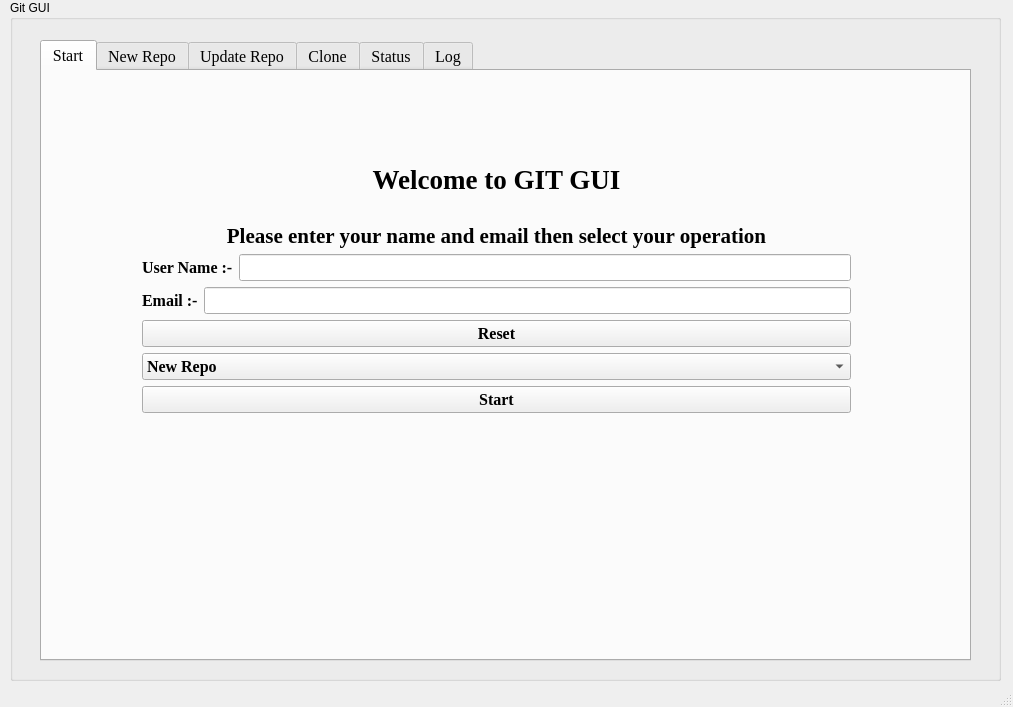
<?xml version="1.0" encoding="UTF-8"?>
<ui version="4.0">
 <class>MainWindow</class>
 <widget class="QMainWindow" name="MainWindow">
  <property name="geometry">
   <rect>
    <x>0</x>
    <y>0</y>
    <width>1013</width>
    <height>707</height>
   </rect>
  </property>
  <property name="windowTitle">
   <string>MainWindow</string>
  </property>
  <widget class="QWidget" name="centralwidget">
   <widget class="QGroupBox" name="groupBox">
    <property name="geometry">
     <rect>
      <x>10</x>
      <y>0</y>
      <width>991</width>
      <height>681</height>
     </rect>
    </property>
    <property name="title">
     <string>Git GUI</string>
    </property>
    <widget class="QTabWidget" name="tabWidget">
     <property name="geometry">
      <rect>
       <x>30</x>
       <y>40</y>
       <width>931</width>
       <height>621</height>
      </rect>
     </property>
     <property name="font">
      <font>
       <family>Times New Roman</family>
       <pointsize>12</pointsize>
      </font>
     </property>
     <property name="cursor">
      <cursorShape>ArrowCursor</cursorShape>
     </property>
     <property name="styleSheet">
      <string notr="true"/>
     </property>
     <property name="currentIndex">
      <number>0</number>
     </property>
     <widget class="QWidget" name="tab">
      <attribute name="title">
       <string>Start</string>
      </attribute>
      <widget class="QLabel" name="label_2">
       <property name="geometry">
        <rect>
         <x>260</x>
         <y>350</y>
         <width>400</width>
         <height>225</height>
        </rect>
       </property>
       <property name="text">
        <string/>
       </property>
      </widget>
      <widget class="QWidget" name="layoutWidget">
       <property name="geometry">
        <rect>
         <x>100</x>
         <y>70</y>
         <width>709</width>
         <height>272</height>
        </rect>
       </property>
       <layout class="QVBoxLayout" name="verticalLayout_3">
        <item>
         <widget class="QLabel" name="label_3">
          <property name="font">
           <font>
            <family>Times New Roman</family>
            <pointsize>20</pointsize>
           </font>
          </property>
          <property name="styleSheet">
           <string notr="true"/>
          </property>
          <property name="text">
           <string>&lt;html&gt;&lt;head/&gt;&lt;body&gt;&lt;p align=&quot;center&quot;&gt;&lt;span style=&quot; font-weight:700;&quot;&gt;Welcome to GIT GUI&lt;/span&gt;&lt;/p&gt;&lt;/body&gt;&lt;/html&gt;</string>
          </property>
         </widget>
        </item>
        <item>
         <layout class="QVBoxLayout" name="verticalLayout_2">
          <item>
           <widget class="QLabel" name="label">
            <property name="font">
             <font>
              <family>Times New Roman</family>
              <pointsize>13</pointsize>
             </font>
            </property>
            <property name="styleSheet">
             <string notr="true"/>
            </property>
            <property name="text">
             <string>&lt;html&gt;&lt;head/&gt;&lt;body&gt;&lt;p align=&quot;center&quot;&gt;&lt;span style=&quot; font-size:16pt; font-weight:700;&quot;&gt;Please enter your name and email then select your operation&lt;/span&gt;&lt;/p&gt;&lt;/body&gt;&lt;/html&gt;</string>
            </property>
           </widget>
          </item>
          <item>
           <layout class="QVBoxLayout" name="verticalLayout_38">
            <item>
             <layout class="QHBoxLayout" name="horizontalLayout_28">
              <item>
               <widget class="QLabel" name="label_13">
                <property name="font">
                 <font>
                  <family>Times New Roman</family>
                  <pointsize>12</pointsize>
                  <bold>true</bold>
                 </font>
                </property>
                <property name="text">
                 <string>User Name :-</string>
                </property>
               </widget>
              </item>
              <item>
               <widget class="QLineEdit" name="lineEdit_9">
                <property name="enabled">
                 <bool>true</bool>
                </property>
                <property name="font">
                 <font>
                  <family>Times New Roman</family>
                  <pointsize>12</pointsize>
                 </font>
                </property>
               </widget>
              </item>
             </layout>
            </item>
            <item>
             <layout class="QHBoxLayout" name="horizontalLayout_29">
              <item>
               <widget class="QLabel" name="label_15">
                <property name="font">
                 <font>
                  <family>Times New Roman</family>
                  <pointsize>12</pointsize>
                  <bold>true</bold>
                 </font>
                </property>
                <property name="text">
                 <string>Email :-</string>
                </property>
               </widget>
              </item>
              <item>
               <widget class="QLineEdit" name="lineEdit_10">
                <property name="enabled">
                 <bool>true</bool>
                </property>
                <property name="font">
                 <font>
                  <family>Times New Roman</family>
                  <pointsize>12</pointsize>
                 </font>
                </property>
               </widget>
              </item>
             </layout>
            </item>
           </layout>
          </item>
          <item>
           <layout class="QVBoxLayout" name="verticalLayout">
            <item>
             <widget class="QPushButton" name="ResetButton">
              <property name="font">
               <font>
                <family>Times New Roman</family>
                <pointsize>12</pointsize>
                <bold>true</bold>
               </font>
              </property>
              <property name="cursor">
               <cursorShape>PointingHandCursor</cursorShape>
              </property>
              <property name="text">
               <string>Reset</string>
              </property>
             </widget>
            </item>
            <item>
             <widget class="QComboBox" name="comboBox">
              <property name="font">
               <font>
                <family>Times New Roman</family>
                <pointsize>12</pointsize>
                <bold>true</bold>
               </font>
              </property>
              <property name="cursor">
               <cursorShape>PointingHandCursor</cursorShape>
              </property>
              <item>
               <property name="text">
                <string>New Repo</string>
               </property>
              </item>
              <item>
               <property name="text">
                <string>Update Repo</string>
               </property>
              </item>
              <item>
               <property name="text">
                <string>Clone</string>
               </property>
              </item>
              <item>
               <property name="text">
                <string>Status</string>
               </property>
              </item>
              <item>
               <property name="text">
                <string>Log</string>
               </property>
              </item>
             </widget>
            </item>
            <item>
             <widget class="QPushButton" name="Start">
              <property name="font">
               <font>
                <family>Times New Roman</family>
                <pointsize>12</pointsize>
                <bold>true</bold>
               </font>
              </property>
              <property name="cursor">
               <cursorShape>PointingHandCursor</cursorShape>
              </property>
              <property name="styleSheet">
               <string notr="true"/>
              </property>
              <property name="text">
               <string>Start</string>
              </property>
             </widget>
            </item>
           </layout>
          </item>
         </layout>
        </item>
       </layout>
      </widget>
      <zorder>layoutWidget</zorder>
      <zorder>label_2</zorder>
     </widget>
     <widget class="QWidget" name="tab_2">
      <attribute name="title">
       <string>New Repo</string>
      </attribute>
      <widget class="QWidget" name="layoutWidget_2">
       <property name="geometry">
        <rect>
         <x>20</x>
         <y>270</y>
         <width>901</width>
         <height>281</height>
        </rect>
       </property>
       <layout class="QHBoxLayout" name="horizontalLayout_6">
        <item>
         <layout class="QVBoxLayout" name="verticalLayout_9">
          <item>
           <layout class="QVBoxLayout" name="verticalLayout_7">
            <item>
             <widget class="QLabel" name="label_8">
              <property name="font">
               <font>
                <family>Times New Roman</family>
                <pointsize>12</pointsize>
                <bold>true</bold>
               </font>
              </property>
              <property name="styleSheet">
               <string notr="true">background-color: rgb(170, 170, 0);</string>
              </property>
              <property name="text">
               <string>&lt;html&gt;&lt;head/&gt;&lt;body&gt;&lt;p align=&quot;center&quot;&gt;Output&lt;/p&gt;&lt;/body&gt;&lt;/html&gt;</string>
              </property>
             </widget>
            </item>
            <item>
             <widget class="QTextEdit" name="textEdit"/>
            </item>
           </layout>
          </item>
          <item>
           <widget class="QPushButton" name="ClearOutput">
            <property name="font">
             <font>
              <family>Times New Roman</family>
              <pointsize>12</pointsize>
              <bold>true</bold>
             </font>
            </property>
            <property name="cursor">
             <cursorShape>PointingHandCursor</cursorShape>
            </property>
            <property name="styleSheet">
             <string notr="true">background-color: rgb(170, 170, 0);</string>
            </property>
            <property name="text">
             <string>Clear Output</string>
            </property>
           </widget>
          </item>
         </layout>
        </item>
        <item>
         <layout class="QVBoxLayout" name="verticalLayout_10"/>
        </item>
       </layout>
      </widget>
      <widget class="QWidget" name="layoutWidget_3">
       <property name="geometry">
        <rect>
         <x>20</x>
         <y>20</y>
         <width>901</width>
         <height>240</height>
        </rect>
       </property>
       <layout class="QVBoxLayout" name="verticalLayout_6">
        <item>
         <layout class="QHBoxLayout" name="horizontalLayout_5">
          <item>
           <widget class="QLabel" name="label_7">
            <property name="font">
             <font>
              <family>Times New Roman</family>
              <pointsize>12</pointsize>
              <bold>true</bold>
             </font>
            </property>
            <property name="text">
             <string>Path:- </string>
            </property>
           </widget>
          </item>
          <item>
           <widget class="QLineEdit" name="lineEdit_4">
            <property name="enabled">
             <bool>true</bool>
            </property>
            <property name="font">
             <font>
              <family>Times New Roman</family>
              <pointsize>12</pointsize>
             </font>
            </property>
           </widget>
          </item>
         </layout>
        </item>
        <item>
         <layout class="QVBoxLayout" name="verticalLayout_5">
          <item>
           <layout class="QVBoxLayout" name="verticalLayout_4">
            <item>
             <layout class="QHBoxLayout" name="horizontalLayout">
              <item>
               <widget class="QLabel" name="label_4">
                <property name="font">
                 <font>
                  <family>Times New Roman</family>
                  <pointsize>12</pointsize>
                  <bold>true</bold>
                 </font>
                </property>
                <property name="text">
                 <string>Repo URL:- </string>
                </property>
               </widget>
              </item>
              <item>
               <widget class="QLineEdit" name="lineEdit">
                <property name="enabled">
                 <bool>true</bool>
                </property>
                <property name="font">
                 <font>
                  <family>Times New Roman</family>
                  <pointsize>12</pointsize>
                 </font>
                </property>
               </widget>
              </item>
             </layout>
            </item>
            <item>
             <layout class="QHBoxLayout" name="horizontalLayout_2">
              <item>
               <widget class="QLabel" name="label_5">
                <property name="font">
                 <font>
                  <family>Times New Roman</family>
                  <pointsize>12</pointsize>
                  <bold>true</bold>
                 </font>
                </property>
                <property name="text">
                 <string>Comment:-</string>
                </property>
               </widget>
              </item>
              <item>
               <widget class="QLineEdit" name="lineEdit_2">
                <property name="font">
                 <font>
                  <family>Times New Roman</family>
                  <pointsize>12</pointsize>
                 </font>
                </property>
               </widget>
              </item>
             </layout>
            </item>
            <item>
             <layout class="QHBoxLayout" name="horizontalLayout_3">
              <item>
               <layout class="QHBoxLayout" name="horizontalLayout_17"/>
              </item>
             </layout>
            </item>
           </layout>
          </item>
          <item>
           <layout class="QHBoxLayout" name="horizontalLayout_4">
            <item>
             <widget class="QPushButton" name="Push">
              <property name="font">
               <font>
                <family>Times New Roman</family>
                <pointsize>12</pointsize>
                <bold>true</bold>
               </font>
              </property>
              <property name="cursor">
               <cursorShape>PointingHandCursor</cursorShape>
              </property>
              <property name="styleSheet">
               <string notr="true">background-color: rgb(170, 170, 0);</string>
              </property>
              <property name="text">
               <string>Push</string>
              </property>
             </widget>
            </item>
            <item>
             <widget class="QPushButton" name="Back">
              <property name="font">
               <font>
                <family>Times New Roman</family>
                <pointsize>12</pointsize>
                <bold>true</bold>
               </font>
              </property>
              <property name="cursor">
               <cursorShape>PointingHandCursor</cursorShape>
              </property>
              <property name="text">
               <string>Back</string>
              </property>
             </widget>
            </item>
           </layout>
          </item>
         </layout>
        </item>
       </layout>
      </widget>
     </widget>
     <widget class="QWidget" name="tab_3">
      <attribute name="title">
       <string>Update Repo</string>
      </attribute>
      <widget class="QWidget" name="layoutWidget_4">
       <property name="geometry">
        <rect>
         <x>20</x>
         <y>270</y>
         <width>901</width>
         <height>281</height>
        </rect>
       </property>
       <layout class="QHBoxLayout" name="horizontalLayout_7">
        <item>
         <layout class="QVBoxLayout" name="verticalLayout_11">
          <item>
           <layout class="QVBoxLayout" name="verticalLayout_12">
            <item>
             <widget class="QLabel" name="label_10">
              <property name="font">
               <font>
                <family>Times New Roman</family>
                <pointsize>12</pointsize>
                <bold>true</bold>
               </font>
              </property>
              <property name="styleSheet">
               <string notr="true">background-color: rgb(170, 170, 0);</string>
              </property>
              <property name="text">
               <string>&lt;html&gt;&lt;head/&gt;&lt;body&gt;&lt;p align=&quot;center&quot;&gt;Output&lt;/p&gt;&lt;/body&gt;&lt;/html&gt;</string>
              </property>
             </widget>
            </item>
            <item>
             <widget class="QTextEdit" name="textEdit_3"/>
            </item>
           </layout>
          </item>
          <item>
           <widget class="QPushButton" name="ClearOutput_2">
            <property name="font">
             <font>
              <family>Times New Roman</family>
              <pointsize>12</pointsize>
              <bold>true</bold>
             </font>
            </property>
            <property name="cursor">
             <cursorShape>PointingHandCursor</cursorShape>
            </property>
            <property name="styleSheet">
             <string notr="true">background-color: rgb(170, 170, 0);</string>
            </property>
            <property name="text">
             <string>Clear Output</string>
            </property>
           </widget>
          </item>
         </layout>
        </item>
       </layout>
      </widget>
      <widget class="QWidget" name="layoutWidget_5">
       <property name="geometry">
        <rect>
         <x>20</x>
         <y>20</y>
         <width>901</width>
         <height>241</height>
        </rect>
       </property>
       <layout class="QVBoxLayout" name="verticalLayout_41">
        <item>
         <layout class="QHBoxLayout" name="horizontalLayout_33">
          <item>
           <widget class="QLabel" name="label_6">
            <property name="font">
             <font>
              <family>Times New Roman</family>
              <pointsize>12</pointsize>
              <bold>true</bold>
             </font>
            </property>
            <property name="text">
             <string>Path:-</string>
            </property>
           </widget>
          </item>
          <item>
           <widget class="QLineEdit" name="lineEdit_3">
            <property name="enabled">
             <bool>true</bool>
            </property>
            <property name="font">
             <font>
              <family>Times New Roman</family>
              <pointsize>12</pointsize>
             </font>
            </property>
           </widget>
          </item>
         </layout>
        </item>
        <item>
         <layout class="QVBoxLayout" name="verticalLayout_15">
          <item>
           <layout class="QHBoxLayout" name="horizontalLayout_8"/>
          </item>
          <item>
           <layout class="QVBoxLayout" name="verticalLayout_16">
            <item>
             <layout class="QVBoxLayout" name="verticalLayout_17">
              <item>
               <layout class="QHBoxLayout" name="horizontalLayout_9"/>
              </item>
              <item>
               <layout class="QHBoxLayout" name="horizontalLayout_10">
                <item>
                 <widget class="QLabel" name="label_14">
                  <property name="font">
                   <font>
                    <family>Times New Roman</family>
                    <pointsize>12</pointsize>
                    <bold>true</bold>
                   </font>
                  </property>
                  <property name="text">
                   <string>Comment:-</string>
                  </property>
                 </widget>
                </item>
                <item>
                 <widget class="QLineEdit" name="lineEdit_6">
                  <property name="font">
                   <font>
                    <family>Times New Roman</family>
                    <pointsize>12</pointsize>
                   </font>
                  </property>
                 </widget>
                </item>
               </layout>
              </item>
              <item>
               <layout class="QHBoxLayout" name="horizontalLayout_11">
                <item>
                 <layout class="QHBoxLayout" name="horizontalLayout_18"/>
                </item>
               </layout>
              </item>
             </layout>
            </item>
            <item>
             <layout class="QHBoxLayout" name="horizontalLayout_12">
              <item>
               <widget class="QPushButton" name="Update">
                <property name="font">
                 <font>
                  <family>Times New Roman</family>
                  <pointsize>12</pointsize>
                  <bold>true</bold>
                 </font>
                </property>
                <property name="cursor">
                 <cursorShape>PointingHandCursor</cursorShape>
                </property>
                <property name="styleSheet">
                 <string notr="true">background-color: rgb(170, 170, 0);</string>
                </property>
                <property name="text">
                 <string>Update</string>
                </property>
               </widget>
              </item>
              <item>
               <widget class="QPushButton" name="Back_2">
                <property name="font">
                 <font>
                  <family>Times New Roman</family>
                  <pointsize>12</pointsize>
                  <bold>true</bold>
                 </font>
                </property>
                <property name="cursor">
                 <cursorShape>PointingHandCursor</cursorShape>
                </property>
                <property name="text">
                 <string>Back</string>
                </property>
               </widget>
              </item>
             </layout>
            </item>
           </layout>
          </item>
         </layout>
        </item>
       </layout>
      </widget>
     </widget>
     <widget class="QWidget" name="tab_5">
      <attribute name="title">
       <string>Clone</string>
      </attribute>
      <widget class="QWidget" name="layoutWidget_6">
       <property name="geometry">
        <rect>
         <x>20</x>
         <y>20</y>
         <width>901</width>
         <height>240</height>
        </rect>
       </property>
       <layout class="QVBoxLayout" name="verticalLayout_31">
        <item>
         <layout class="QHBoxLayout" name="horizontalLayout_20">
          <item>
           <widget class="QLabel" name="label_22">
            <property name="font">
             <font>
              <family>Times New Roman</family>
              <pointsize>12</pointsize>
              <bold>true</bold>
             </font>
            </property>
            <property name="text">
             <string>Path:- </string>
            </property>
           </widget>
          </item>
          <item>
           <widget class="QLineEdit" name="lineEdit_7">
            <property name="enabled">
             <bool>true</bool>
            </property>
            <property name="font">
             <font>
              <family>Times New Roman</family>
              <pointsize>12</pointsize>
             </font>
            </property>
           </widget>
          </item>
         </layout>
        </item>
        <item>
         <layout class="QVBoxLayout" name="verticalLayout_32">
          <item>
           <layout class="QVBoxLayout" name="verticalLayout_33">
            <item>
             <layout class="QHBoxLayout" name="horizontalLayout_21">
              <item>
               <widget class="QLabel" name="label_23">
                <property name="font">
                 <font>
                  <family>Times New Roman</family>
                  <pointsize>12</pointsize>
                  <bold>true</bold>
                 </font>
                </property>
                <property name="text">
                 <string>Repo URL:- </string>
                </property>
               </widget>
              </item>
              <item>
               <widget class="QLineEdit" name="lineEdit_8">
                <property name="enabled">
                 <bool>true</bool>
                </property>
                <property name="font">
                 <font>
                  <family>Times New Roman</family>
                  <pointsize>12</pointsize>
                 </font>
                </property>
               </widget>
              </item>
             </layout>
            </item>
           </layout>
          </item>
          <item>
           <layout class="QHBoxLayout" name="horizontalLayout_25">
            <item>
             <widget class="QPushButton" name="Clone">
              <property name="font">
               <font>
                <family>Times New Roman</family>
                <pointsize>12</pointsize>
                <bold>true</bold>
               </font>
              </property>
              <property name="cursor">
               <cursorShape>PointingHandCursor</cursorShape>
              </property>
              <property name="styleSheet">
               <string notr="true">background-color: rgb(170, 170, 0);</string>
              </property>
              <property name="text">
               <string>Clone</string>
              </property>
             </widget>
            </item>
            <item>
             <widget class="QPushButton" name="Back_3">
              <property name="font">
               <font>
                <family>Times New Roman</family>
                <pointsize>12</pointsize>
                <bold>true</bold>
               </font>
              </property>
              <property name="cursor">
               <cursorShape>PointingHandCursor</cursorShape>
              </property>
              <property name="text">
               <string>Back</string>
              </property>
             </widget>
            </item>
           </layout>
          </item>
         </layout>
        </item>
       </layout>
      </widget>
      <widget class="QWidget" name="layoutWidget_7">
       <property name="geometry">
        <rect>
         <x>20</x>
         <y>270</y>
         <width>901</width>
         <height>281</height>
        </rect>
       </property>
       <layout class="QHBoxLayout" name="horizontalLayout_19">
        <item>
         <layout class="QVBoxLayout" name="verticalLayout_27">
          <item>
           <layout class="QVBoxLayout" name="verticalLayout_28">
            <item>
             <widget class="QLabel" name="label_20">
              <property name="font">
               <font>
                <family>Times New Roman</family>
                <pointsize>12</pointsize>
                <bold>true</bold>
               </font>
              </property>
              <property name="styleSheet">
               <string notr="true">background-color: rgb(170, 170, 0);</string>
              </property>
              <property name="text">
               <string>&lt;html&gt;&lt;head/&gt;&lt;body&gt;&lt;p align=&quot;center&quot;&gt;Output&lt;/p&gt;&lt;/body&gt;&lt;/html&gt;</string>
              </property>
             </widget>
            </item>
            <item>
             <widget class="QTextEdit" name="textEdit_5"/>
            </item>
           </layout>
          </item>
          <item>
           <widget class="QPushButton" name="ClearOutput_3">
            <property name="font">
             <font>
              <family>Times New Roman</family>
              <pointsize>12</pointsize>
              <bold>true</bold>
             </font>
            </property>
            <property name="cursor">
             <cursorShape>PointingHandCursor</cursorShape>
            </property>
            <property name="styleSheet">
             <string notr="true">background-color: rgb(170, 170, 0);</string>
            </property>
            <property name="text">
             <string>Clear Output</string>
            </property>
           </widget>
          </item>
         </layout>
        </item>
       </layout>
      </widget>
     </widget>
     <widget class="QWidget" name="tab_4">
      <attribute name="title">
       <string>Status</string>
      </attribute>
      <widget class="QWidget" name="layoutWidget_8">
       <property name="geometry">
        <rect>
         <x>11</x>
         <y>10</y>
         <width>911</width>
         <height>561</height>
        </rect>
       </property>
       <layout class="QHBoxLayout" name="horizontalLayout_16">
        <item>
         <layout class="QVBoxLayout" name="verticalLayout_34">
          <item>
           <layout class="QVBoxLayout" name="verticalLayout_25">
            <item>
             <layout class="QVBoxLayout" name="verticalLayout_22">
              <item>
               <layout class="QHBoxLayout" name="horizontalLayout_22">
                <item>
                 <widget class="QLabel" name="label_24">
                  <property name="font">
                   <font>
                    <family>Times New Roman</family>
                    <pointsize>12</pointsize>
                    <bold>true</bold>
                   </font>
                  </property>
                  <property name="text">
                   <string>Path:- </string>
                  </property>
                 </widget>
                </item>
                <item>
                 <widget class="QLineEdit" name="lineEdit_11">
                  <property name="enabled">
                   <bool>true</bool>
                  </property>
                  <property name="font">
                   <font>
                    <family>Times New Roman</family>
                    <pointsize>12</pointsize>
                   </font>
                  </property>
                 </widget>
                </item>
               </layout>
              </item>
              <item>
               <widget class="QLabel" name="label_18">
                <property name="font">
                 <font>
                  <family>Times New Roman</family>
                  <pointsize>12</pointsize>
                  <bold>true</bold>
                 </font>
                </property>
                <property name="styleSheet">
                 <string notr="true">background-color: rgb(0, 0, 255);</string>
                </property>
                <property name="text">
                 <string>&lt;html&gt;&lt;head/&gt;&lt;body&gt;&lt;p align=&quot;center&quot;&gt;&lt;span style=&quot; font-weight:700;&quot;&gt;Status&lt;/span&gt;&lt;/p&gt;&lt;/body&gt;&lt;/html&gt;</string>
                </property>
               </widget>
              </item>
              <item>
               <widget class="QTextEdit" name="textEdit_7">
                <property name="font">
                 <font>
                  <family>Times New Roman</family>
                  <pointsize>12</pointsize>
                 </font>
                </property>
               </widget>
              </item>
             </layout>
            </item>
            <item>
             <layout class="QHBoxLayout" name="horizontalLayout_15">
              <item>
               <widget class="QPushButton" name="GetStatus">
                <property name="font">
                 <font>
                  <family>Times New Roman</family>
                  <pointsize>12</pointsize>
                  <bold>true</bold>
                 </font>
                </property>
                <property name="cursor">
                 <cursorShape>PointingHandCursor</cursorShape>
                </property>
                <property name="styleSheet">
                 <string notr="true">background-color: rgb(0, 0, 255);</string>
                </property>
                <property name="text">
                 <string>Get Status</string>
                </property>
               </widget>
              </item>
              <item>
               <widget class="QPushButton" name="ClearStatus">
                <property name="font">
                 <font>
                  <family>Times New Roman</family>
                  <pointsize>12</pointsize>
                  <bold>true</bold>
                 </font>
                </property>
                <property name="cursor">
                 <cursorShape>PointingHandCursor</cursorShape>
                </property>
                <property name="styleSheet">
                 <string notr="true">background-color: rgb(170, 0, 0);</string>
                </property>
                <property name="text">
                 <string>Clear Status</string>
                </property>
               </widget>
              </item>
             </layout>
            </item>
           </layout>
          </item>
          <item>
           <widget class="QPushButton" name="Back_4">
            <property name="font">
             <font>
              <family>Times New Roman</family>
              <pointsize>12</pointsize>
              <bold>true</bold>
             </font>
            </property>
            <property name="cursor">
             <cursorShape>PointingHandCursor</cursorShape>
            </property>
            <property name="text">
             <string>Back</string>
            </property>
           </widget>
          </item>
         </layout>
        </item>
        <item>
         <layout class="QVBoxLayout" name="verticalLayout_36">
          <item>
           <layout class="QVBoxLayout" name="verticalLayout_35"/>
          </item>
         </layout>
        </item>
       </layout>
      </widget>
     </widget>
     <widget class="QWidget" name="tab_6">
      <attribute name="title">
       <string>Log</string>
      </attribute>
      <widget class="QWidget" name="layoutWidget_9">
       <property name="geometry">
        <rect>
         <x>10</x>
         <y>10</y>
         <width>911</width>
         <height>561</height>
        </rect>
       </property>
       <layout class="QHBoxLayout" name="horizontalLayout_27">
        <item>
         <layout class="QVBoxLayout" name="verticalLayout_26">
          <item>
           <layout class="QVBoxLayout" name="verticalLayout_24">
            <item>
             <layout class="QVBoxLayout" name="verticalLayout_23">
              <item>
               <layout class="QHBoxLayout" name="horizontalLayout_23">
                <item>
                 <widget class="QLabel" name="label_25">
                  <property name="font">
                   <font>
                    <family>Times New Roman</family>
                    <pointsize>12</pointsize>
                    <bold>true</bold>
                   </font>
                  </property>
                  <property name="text">
                   <string>Path:- </string>
                  </property>
                 </widget>
                </item>
                <item>
                 <widget class="QLineEdit" name="lineEdit_12">
                  <property name="enabled">
                   <bool>true</bool>
                  </property>
                  <property name="font">
                   <font>
                    <family>Times New Roman</family>
                    <pointsize>12</pointsize>
                   </font>
                  </property>
                 </widget>
                </item>
               </layout>
              </item>
              <item>
               <widget class="QLabel" name="label_19">
                <property name="font">
                 <font>
                  <family>Times New Roman</family>
                  <pointsize>12</pointsize>
                  <bold>true</bold>
                 </font>
                </property>
                <property name="styleSheet">
                 <string notr="true">background-color: rgb(0, 0, 255);</string>
                </property>
                <property name="text">
                 <string>&lt;html&gt;&lt;head/&gt;&lt;body&gt;&lt;p align=&quot;center&quot;&gt;Log&lt;/p&gt;&lt;/body&gt;&lt;/html&gt;</string>
                </property>
               </widget>
              </item>
              <item>
               <widget class="QTextEdit" name="textEdit_8">
                <property name="html">
                 <string>&lt;!DOCTYPE HTML PUBLIC &quot;-//W3C//DTD HTML 4.0//EN&quot; &quot;http://www.w3.org/TR/REC-html40/strict.dtd&quot;&gt;
&lt;html&gt;&lt;head&gt;&lt;meta name=&quot;qrichtext&quot; content=&quot;1&quot; /&gt;&lt;meta charset=&quot;utf-8&quot; /&gt;&lt;style type=&quot;text/css&quot;&gt;
p, li { white-space: pre-wrap; }
hr { height: 1px; border-width: 0; }
li.unchecked::marker { content: &quot;\2610&quot;; }
li.checked::marker { content: &quot;\2612&quot;; }
&lt;/style&gt;&lt;/head&gt;&lt;body style=&quot; font-family:'Times New Roman'; font-size:12pt; font-weight:400; font-style:normal;&quot;&gt;
&lt;p style=&quot;-qt-paragraph-type:empty; margin-top:0px; margin-bottom:0px; margin-left:0px; margin-right:0px; -qt-block-indent:0; text-indent:0px;&quot;&gt;&lt;br /&gt;&lt;/p&gt;&lt;/body&gt;&lt;/html&gt;</string>
                </property>
               </widget>
              </item>
             </layout>
            </item>
            <item>
             <layout class="QHBoxLayout" name="horizontalLayout_14">
              <item>
               <widget class="QPushButton" name="GetLog">
                <property name="font">
                 <font>
                  <family>Times New Roman</family>
                  <pointsize>12</pointsize>
                  <bold>true</bold>
                 </font>
                </property>
                <property name="cursor">
                 <cursorShape>PointingHandCursor</cursorShape>
                </property>
                <property name="styleSheet">
                 <string notr="true">background-color: rgb(0, 0, 255);</string>
                </property>
                <property name="text">
                 <string>Get Log</string>
                </property>
               </widget>
              </item>
              <item>
               <widget class="QPushButton" name="ClearLog">
                <property name="font">
                 <font>
                  <family>Times New Roman</family>
                  <pointsize>12</pointsize>
                  <bold>true</bold>
                 </font>
                </property>
                <property name="cursor">
                 <cursorShape>PointingHandCursor</cursorShape>
                </property>
                <property name="styleSheet">
                 <string notr="true">background-color: rgb(170, 0, 0);</string>
                </property>
                <property name="text">
                 <string>Clear Log</string>
                </property>
               </widget>
              </item>
             </layout>
            </item>
           </layout>
          </item>
          <item>
           <widget class="QPushButton" name="Back_5">
            <property name="font">
             <font>
              <family>Times New Roman</family>
              <pointsize>12</pointsize>
              <bold>true</bold>
             </font>
            </property>
            <property name="cursor">
             <cursorShape>PointingHandCursor</cursorShape>
            </property>
            <property name="text">
             <string>Back</string>
            </property>
           </widget>
          </item>
         </layout>
        </item>
       </layout>
      </widget>
     </widget>
    </widget>
   </widget>
   <widget class="QWidget" name="layoutWidget_10">
    <property name="geometry">
     <rect>
      <x>0</x>
      <y>0</y>
      <width>2</width>
      <height>2</height>
     </rect>
    </property>
    <layout class="QHBoxLayout" name="horizontalLayout_31"/>
   </widget>
   <widget class="QWidget" name="layoutWidget_11">
    <property name="geometry">
     <rect>
      <x>0</x>
      <y>0</y>
      <width>2</width>
      <height>2</height>
     </rect>
    </property>
    <layout class="QVBoxLayout" name="verticalLayout_40"/>
   </widget>
   <widget class="QWidget" name="layoutWidget_12">
    <property name="geometry">
     <rect>
      <x>0</x>
      <y>0</y>
      <width>2</width>
      <height>2</height>
     </rect>
    </property>
    <layout class="QHBoxLayout" name="horizontalLayout_32"/>
   </widget>
   <widget class="QWidget" name="layoutWidget_13">
    <property name="geometry">
     <rect>
      <x>0</x>
      <y>0</y>
      <width>2</width>
      <height>2</height>
     </rect>
    </property>
    <layout class="QHBoxLayout" name="horizontalLayout_26"/>
   </widget>
   <widget class="QWidget" name="layoutWidget_14">
    <property name="geometry">
     <rect>
      <x>0</x>
      <y>0</y>
      <width>2</width>
      <height>2</height>
     </rect>
    </property>
    <layout class="QHBoxLayout" name="horizontalLayout_30"/>
   </widget>
  </widget>
  <widget class="QStatusBar" name="statusbar"/>
 </widget>
 <resources/>
 <connections/>
</ui>
